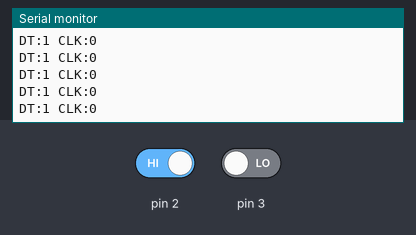
Recording of a sketch running on a simulated Arduino Uno, built with avr-gcc and run on an emulated ATmega328P. Shown: the last lines printed to the serial monitor. Inputs (shaded band) come from the test bench; at power-on: pin 3 LOW, pin 2 HIGH.

Above: at 1.2 s.
1.3 s: pin 3 driven HIGH
At 2.5 s:
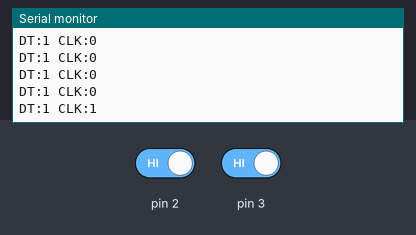
2.8 s: pin 2 driven LOW
At 3.9 s:
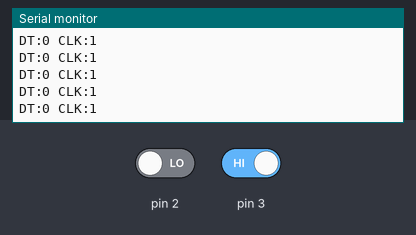

The sketch:

krutilka.ino
```cpp
int DT;
int CLK;

void setup() {
  pinMode(2, INPUT);
  pinMode(3, INPUT);
  Serial.begin(9600);
}

void loop() {
  DT = digitalRead(2);
  CLK = digitalRead(3);
  if (DT != CLK)
  {
    Serial.print("DT:");
    Serial.print(digitalRead(2));
    Serial.print(" ");
    Serial.print("CLK:");
    Serial.println(digitalRead(3));
  }
  DT = CLK;
}
```

Measured:
- after the input at 1.3 s, the serial monitor: prints a new line after 0.06 s (image 1)
- after the input at 2.8 s, the serial monitor: prints a new line at once (image 2)
